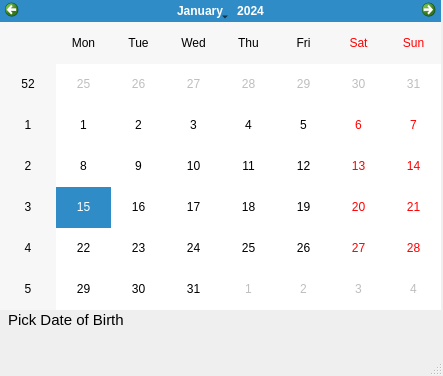
<?xml version="1.0" encoding="UTF-8"?>
<ui version="4.0">
 <class>MainWindow</class>
 <widget class="QMainWindow" name="MainWindow">
  <property name="geometry">
   <rect>
    <x>0</x>
    <y>0</y>
    <width>443</width>
    <height>376</height>
   </rect>
  </property>
  <property name="windowTitle">
   <string>MainWindow</string>
  </property>
  <widget class="QWidget" name="centralwidget">
   <widget class="QCalendarWidget" name="calendarWidget">
    <property name="geometry">
     <rect>
      <x>0</x>
      <y>-1</y>
      <width>441</width>
      <height>311</height>
     </rect>
    </property>
   </widget>
   <widget class="QLabel" name="label">
    <property name="geometry">
     <rect>
      <x>8</x>
      <y>310</y>
      <width>421</width>
      <height>20</height>
     </rect>
    </property>
    <property name="font">
     <font>
      <pointsize>11</pointsize>
     </font>
    </property>
    <property name="text">
     <string>Pick Date of Birth</string>
    </property>
   </widget>
  </widget>
  <widget class="QMenuBar" name="menubar">
   <property name="geometry">
    <rect>
     <x>0</x>
     <y>0</y>
     <width>443</width>
     <height>22</height>
    </rect>
   </property>
  </widget>
  <widget class="QStatusBar" name="statusbar"/>
 </widget>
 <resources/>
 <connections/>
</ui>
